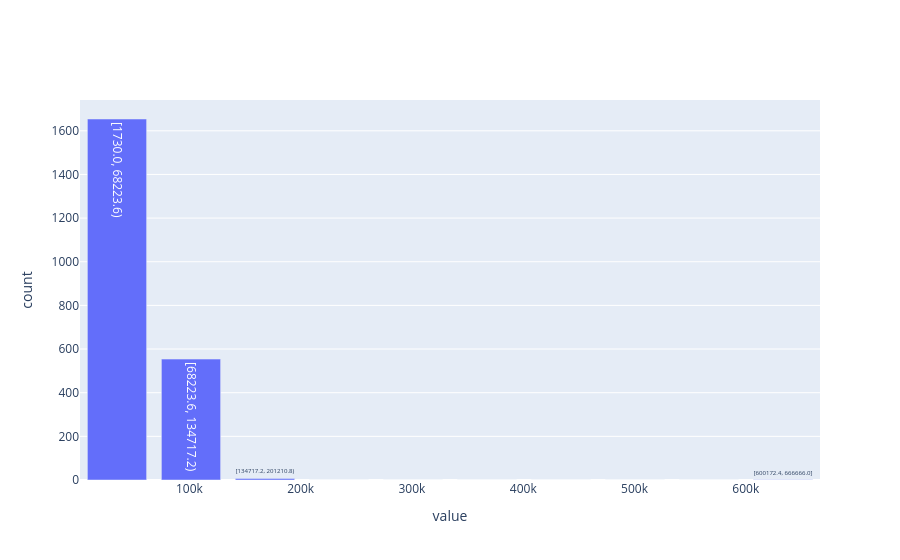

The code cell stored with this chart in its notebook:
### Code cell
customers_ifood.select("Income").plot.hist() # Can be visualized in the VS Code IDE

### Figure 1 — Plotly figure (JSON) as saved in the notebook; plotly's stock layout.template omitted (floating-point values rounded to 4 significant figures)
{"data": [{"hovertemplate": "variable=Income<br>value=%{text}<br>count=%{y}", "name": "Income", "text": ["[1730.0, 68223.6)", "[68223.6, 134717.2)", "[134717.2, 201210.8)", "[201210.8, 267704.4)", "[267704.4, 334198.0)", "[334198.0, 400691.6)", "[400691.6, 467185.2)", "[467185.2, 533678.8)", "[533678.8, 600172.4)", "[600172.4, 666666.0]"], "type": "bar", "x": [34980.0, 101500.0, 167964, 234500.0, 301000.0, 367400.0, 433900.0, 500400.0, 566900.0, 633400.0], "y": [1654, 554, 7, 0, 0, 0, 0, 0, 0, 1]}], "layout": {"barmode": "stack", "xaxis": {"title": {"text": "value"}}, "yaxis": {"title": {"text": "count"}}}}
